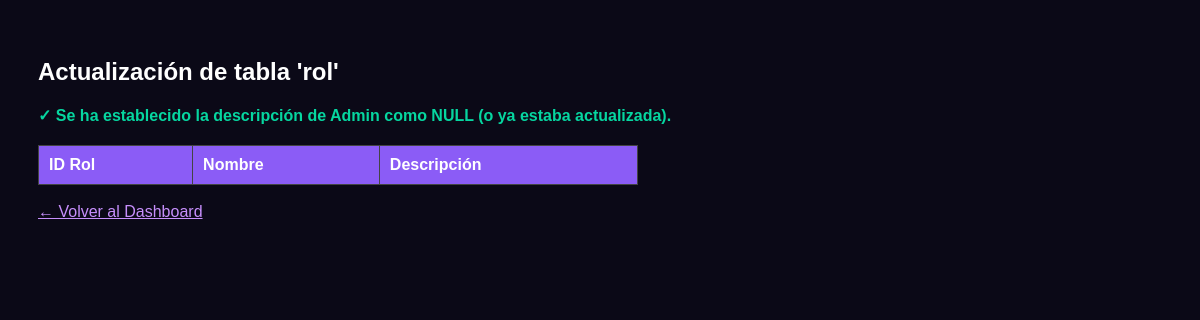
Before: /fix_rol.php with the older database file.
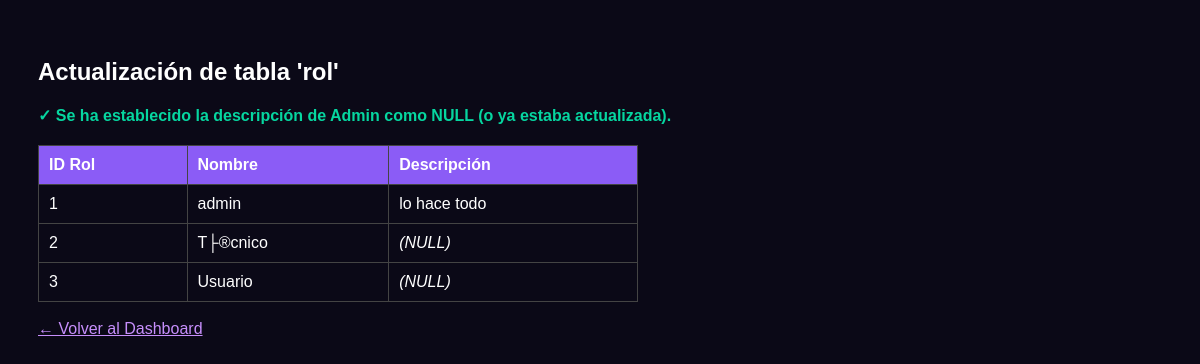
After: the same page with the newer database file.
### tables this page shows
CREATE TABLE `rol` (
  `id_rol` int(11) NOT NULL AUTO_INCREMENT,
  `nombre` varchar(50) NOT NULL,
  `descripcion` varchar(255) DEFAULT NULL,
  PRIMARY KEY (`id_rol`)
);

### fix_rol.php (the view, shortened to what this page needs)
<?php
include("conexion.php");
$res = mysqli_query($conexion, "SELECT * FROM rol");
?>
<!DOCTYPE html>
<html lang="es">
<head>
</head>
<body>
    <h2>Actualización de tabla 'rol'</h2>
    <p class="ok">&check; Se ha establecido la descripción de Admin como NULL (o ya estaba actualizada).</p>
    <table>
        <tr><th>ID Rol</th><th>Nombre</th><th>Descripción</th></tr>
        <?php while($r = mysqli_fetch_assoc($res)) { ?>
            <tr>
                <td><?= $r['id_rol'] ?></td>
                <td><?= htmlspecialchars($r['nombre']) ?></td>
                <td><?= is_null($r['descripcion']) ? '<i>(NULL)</i>' : htmlspecialchars($r['descripcion']) ?></td>
            </tr>
        <?php } ?>
    </table>
    <br>
    <a href="dashboard.php" style="color: #C78FFC;">&larr; Volver al Dashboard</a>
</body>
</html>

### fix_rol.php (style rules this page uses)
body { font-family: sans-serif; background: #0B0917; color: #FFF; padding: 30px; }
table { border-collapse: collapse; width: 100%; max-width: 600px; margin-top: 20px; }
th, td { border: 1px solid #444; padding: 10px; text-align: left; }
th { background: #8B5CF6; }
.ok { color: #06D6A0; font-weight: bold; }

Changed rows visible on the page:
added rol: id_rol "1", nombre "admin", descripcion "lo hace todo"
added rol: id_rol "2", nombre "T├®cnico", shows "(NULL)"
added rol: id_rol "3", nombre "Usuario", shows "(NULL)"
